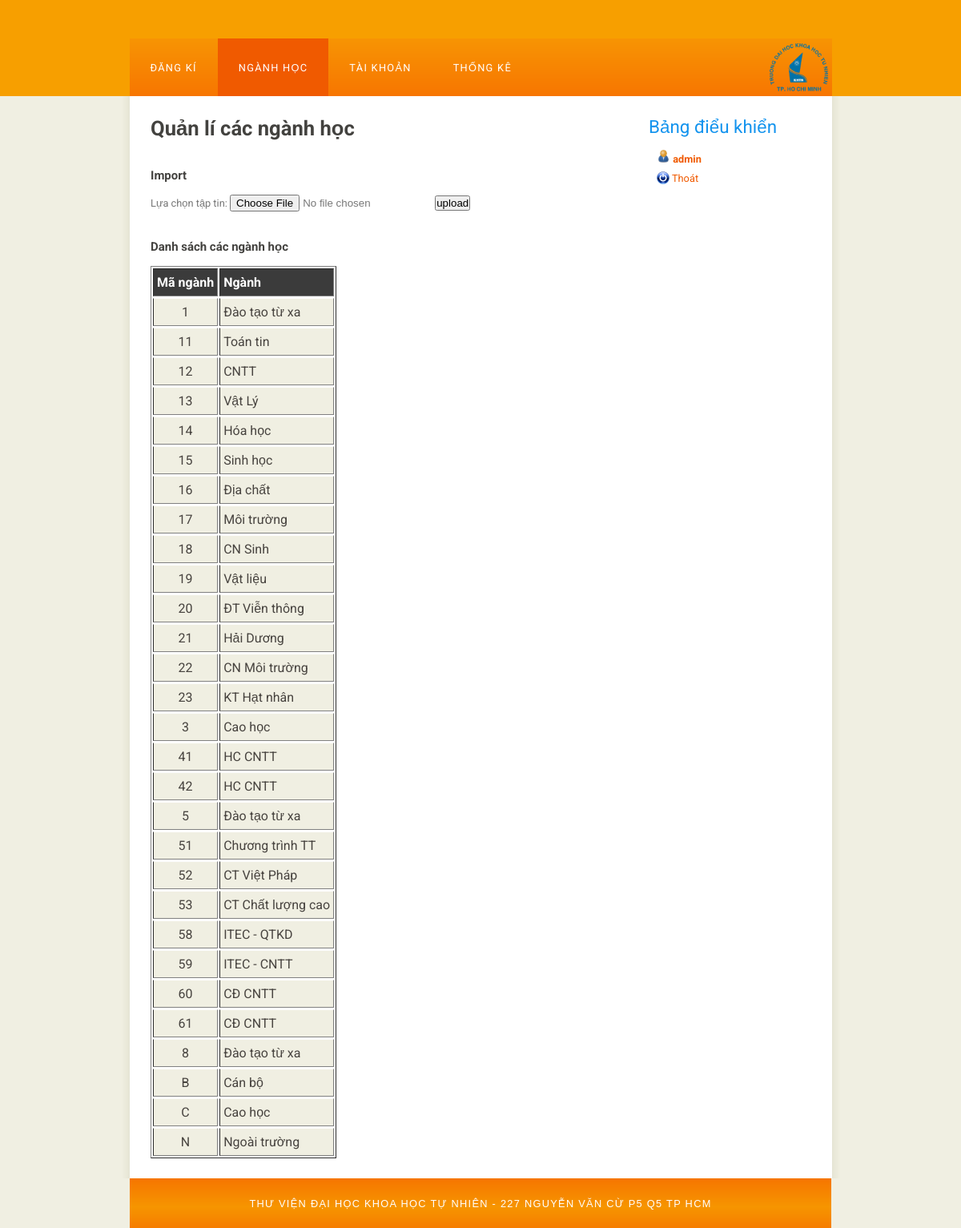
The page /controlpanel.php?action=majorman (signed in) on the database its author committed.
### tables this page shows
CREATE TABLE `major` (
  `code` varchar(20) NOT NULL,
  `majorname` varchar(30) NOT NULL
);

### db.php (called while the page is built, shortened)
<?php
require_once("MajorInfo.php");
class DB
{
	public static $server = "localhost";
	public static $database = "qldg";
	public static $dbUser = "root";
	public static $dbPass = "";
	public static function Connect() {
		$connection = new mysqli(self::$server, self::$dbUser, self::$dbPass, self::$database);
		$connection->query("set names 'utf8'");
		return $connection;
	}
	public static function GetAllMajors()
	{
		$majors = array();
		$connection = self::Connect();
		$sql = "select * from major";
		$reader = $connection->query($sql);
		if($reader->num_rows > 0) {
			while ($row = $reader->fetch_assoc()){
				$code = $row["code"];
				$name = $row["majorname"];
				$item = new MajorInfo($code, $name);
				array_push($majors, $item);
			}
		}
		return $majors;
	}
}
?>

### MajorInfo.php (called while the page is built, shortened)
<?php
require_once("db.php");
class MajorInfo
{
	public function __construct($code, $name)
	{
		$this->Code = $code;
		$this->MajorName = $name;
	}
}
?>

### majorman.php (the view, shortened to what this page needs)
<?php
require_once("db.php");
?>
<h1>Quản lí các ngành học</h1>
<br/>
<div id="divImportMajors">
	<h3>Import</h3>
	<form method="post" action="doImportMajors.php" enctype="multipart/form-data" onsubmit="return ValidateImportFile();">
		Lựa chọn tập tin: <input type="file" id="upfile" name="upfile" placeholder="Excel file"/>
		<input type="submit" value="upload"/>
	</form>
</div>
<br/>
<br/>
<div id="divAllMajorList">
	<h3>Danh sách các ngành học</h3>
	<table id="tblMajors" border="1">
		<tr>
			<th>Mã ngành</th>
			<th>Ngành</th>
		</tr>
	<?php
		$majors = db::GetAllMajors();
		foreach($majors as $major){
			echo "<tr>";
				echo "<td style='text-align: center;'>$major->Code</td>";
				echo "<td>$major->MajorName</td>";
			echo "</tr>";
		}
	?>
	</table>
</div>

### css/admin.css (style rules this page uses)
html { height: 100%; }
* { margin: 0; padding: 0; }
body { font: normal .80em 'Roboto', arial, sans-serif; background: #F0EFE2; color: #777; }
h1, h2, h3, h4, h5, h6 { font: normal 'Roboto', arial, sans-serif; color: #43423F; margin: 0 0 15px 0; padding: 5px 0px 0px 0px; }
table { margin: 5px 0 5px 0; }
table tr th, table tr td { background: #3B3B3B; color: #FFF; padding: 7px 4px; text-align: left; }
table tr td { background: #F0EFE2; color: #47433F; border-top: 1px solid #FFF; }

### rows shown on the page
major: code "1", majorname "Đào tạo từ xa"
major: code "11", majorname "Toán tin"
major: code "12", majorname "CNTT"
major: code "13", majorname "Vật Lý"
major: code "14", majorname "Hóa học"
major: code "15", majorname "Sinh học"
major: code "16", majorname "Địa chất"
major: code "17", majorname "Môi trường"
major: code "18", majorname "CN Sinh"
major: code "19", majorname "Vật liệu"
major: code "20", majorname "ĐT Viễn thông"
major: code "21", majorname "Hải Dương"
major: code "22", majorname "CN Môi trường"
major: code "23", majorname "KT Hạt nhân"
major: code "3", majorname "Cao học"
major: code "41", majorname "HC CNTT"
major: code "42", majorname "HC CNTT"
major: code "5", majorname "Đào tạo từ xa"
major: code "51", majorname "Chương trình TT"
major: code "52", majorname "CT Việt Pháp"
major: code "53", majorname "CT Chất lượng cao"
major: code "58", majorname "ITEC - QTKD"
major: code "59", majorname "ITEC - CNTT"
major: code "60", majorname "CĐ CNTT"
major: code "61", majorname "CĐ CNTT"
major: code "8", majorname "Đào tạo từ xa"
major: code "B", majorname "Cán bộ"
major: code "C", majorname "Cao học"
major: code "N", majorname "Ngoài trường"

### other values the page prints
$_SESSION["LOGIN_INFO"]->Username "admin"
